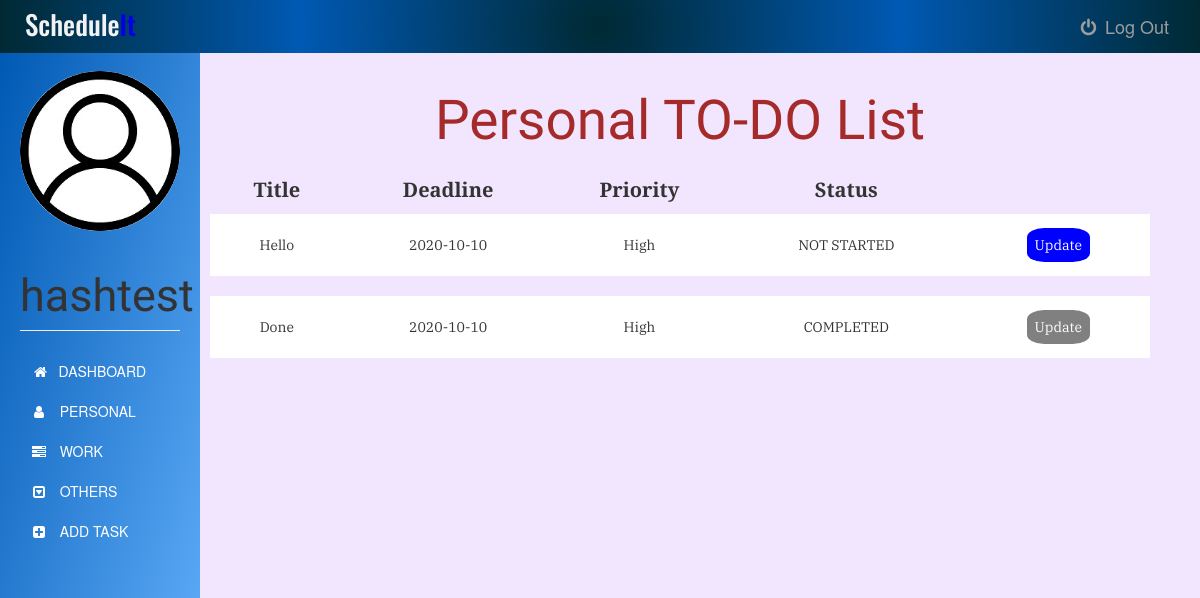
Page /personaltask (signed in) on the earlier database version.
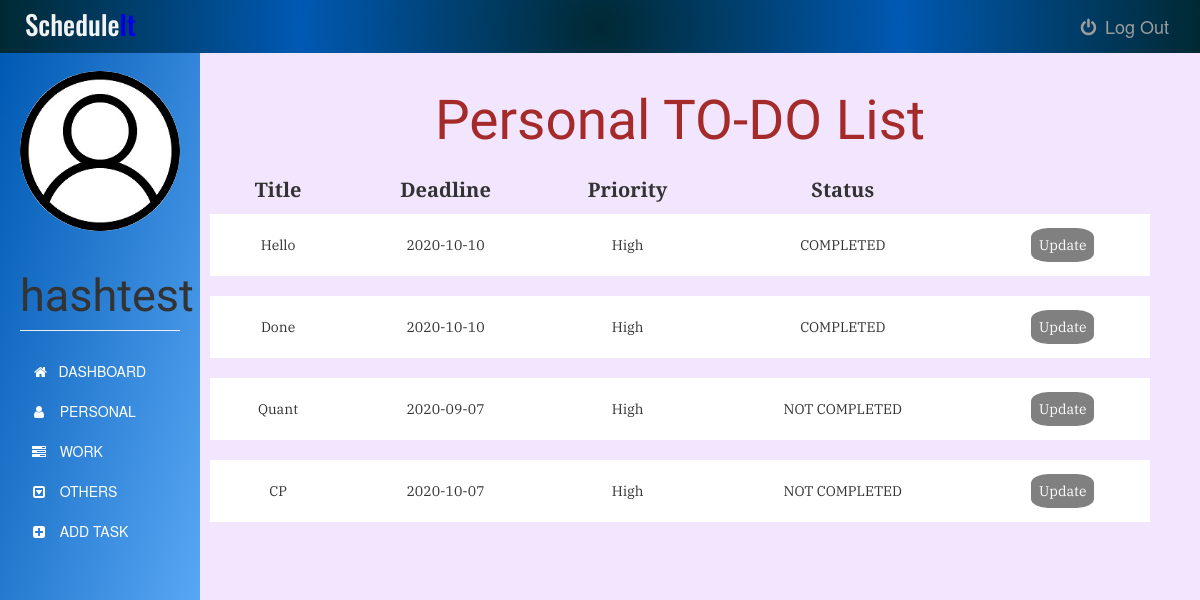
Same page on the later database version.
### app.py (models this page shows)
class User(UserMixin, db.Model):
    id = db.Column(db.Integer, primary_key=True)
    username = db.Column(db.String(15), unique=True, nullable=False)
    email = db.Column(db.String(50), unique=True, nullable=False)
    password = db.Column(db.String(80), unique=True, nullable=False)
    tasks = db.relationship('Task', backref='author', lazy=True)

class Task(db.Model):
    id = db.Column(db.Integer, primary_key=True)
    title = db.Column(db.Text, nullable=False)
    date = db.Column(db.Date, nullable=False)
    content = db.Column(db.Text, nullable=False)
    WorkType = db.Column(db.Text, nullable=False)
    priority = db.Column(db.Text)
    status = db.Column(db.Text, nullable=False, default='NEW')
    user_id = db.Column(db.Integer, db.ForeignKey('user.id'), nullable=False)

### app.py (the view)
@app.route('/personaltask', methods=['GET', 'POST'])
@login_required
def personaltask():
    tasks = Task.query.filter_by(user_id=current_user.id)
    return render_template('personal.html', tasks=tasks ,name=current_user.username, tdate=date.today())

### app.py (called while the page is built)
@login_manager.user_loader
def load_user(user_id):
    return User.query.get(int(user_id))

### templates/personal.html (shortened to what this page needs)
{% extends "bootstrap/base.html" %}
{% block styles %}
{{super()}}
<link rel="stylesheet" href="{{url_for('.static', filename='personal.css')}}">
<link rel="stylesheet" href="https://maxcdn.bootstrapcdn.com/font-awesome/4.7.0/css/font-awesome.min.css">
{% endblock %}
{% block content %}
    <nav class="navbar navbar-inverse navbar-fixed-top">
      <div class="container-fluid">
        <div class="navbar-header">
          <center><h3><span>Schedule</span>It</h3></center>
        </div>
        <div class="navbar-collapse">
          <ul class="nav navbar-nav">
            <li>
              <a href="{{ url_for('logout') }}">
              <i class="fa fa-power-off fa-fw" aria-hidden="true"></i>
              Log Out
              </a>
            </li>
          </ul>
          </div>
      </div>
    </nav>
    <div class="container-fluid">
      <div class="row">
        <nav class=" sidebar">
          <div class="image img-cir img-120">
            <center>
              <img src="{{url_for('static', filename='user-icon.jpg')}}" width="250" height="200" class="img-responsive"/>
            </center>
            <center>
              <h1 class="page-header">{{ name }}</h1>
            </center>
          </div>
          <div>
            <div class="nav nav-sidebar">
              <ul class="nav nav-sidebar">
                <li >
                  <a class="list-group-item" href="{{ url_for('dashboard') }}">
                    &nbsp;<i class="fa fa-home" aria-hidden="true"></i>&nbsp;&nbsp; DASHBOARD
                  </a>
                </li>
                <li>
                  <a class="list-group-item" href="#">
                    <i class="fa fa-user fa-fw" aria-hidden="true"></i>&nbsp;&nbsp; PERSONAL
                  </a>
                </li>
                <li>
                  <a class="list-group-item" href="{{ url_for('worktask') }}">
                    <i class="fa fa-tasks fa-fw" aria-hidden="true"></i>&nbsp;&nbsp; WORK
                  </a>
                </li>
                <li>
                  <a class="list-group-item" href="{{ url_for('othertask') }}">
                    <i class="fa fa-caret-square-o-down fa-fw" aria-hidden="true"></i>&nbsp;&nbsp; OTHERS
                  </a>
                </li>
                <li>
                  <a class="list-group-item" href="{{ url_for('addtask') }}">
                    <i class="fa fa-plus-square fa-fw" aria-hidden="true"></i>&nbsp;&nbsp; ADD TASK
                  </a>
                </li>
              </ul>
            </div>
          </div>
        </nav>
        <div class="col-sm-9 col-sm-offset-3 col-md-10 col-md-offset-2 main">
          	<center><h1>Personal TO-DO List</h1></center>
          	<table>
          		<thead>
	          		<tr>
	          			<th>Title</th>
	          			<th>Deadline</th>
	          			<th>Priority</th>
	          			<th>Status</th>
	          		</tr>
          		</thead>
          		<tbody>
	          		{% for task in tasks %}
	          			{% if task.WorkType == "Personal"  %}
	          				<tr>
			          			<td>{{task.title}}</td>
			          			<td>{{task.date}}</td>
			          			<td>{{task.priority}}</td>
			          			{% if tdate > task.date and (task.status !="CANCELLED" or task.status !="COMPLETED") %}
                        <td class="status">NOT COMPLETED</td>
                      {% else %}
                        <td class="status">{{task.status}}</td>
                      {% endif %}
                      {% if (task.status == "NEW" or task.status == "IN PROGRESS" or task.status == "NOT STARTED") and tdate <= task.date %}
			          			  <td><a href="{{ url_for('update_task', task_id=task.id) }}">Update</a></td>
                      {% else %}
                        <td><a class="arcup" href="{{ url_for('update_task', task_id=task.id) }}">Update</a></td>
                      {% endif %}
			          		</tr>
			          		<tr class="spacer">
			          		<tr>
			          	{% endif %}
			        {% endfor %}
		        </tbody>
          	</table>
        </div>
      </div>
    </div>
{% endblock %}

### static/personal.css (style rules this page uses)
body { padding-top: 50px; background-color: #f2e6ff; }
.navbar-fixed-top { border: 0; }
.navbar { background-image: radial-gradient(circle, #002933,#0059b3, #002933); }
.navbar-header h3 { font-family: 'Oswald', sans-serif; font-size: 27px; margin: 10px; color: #0000e6; }
.navbar-header span { font-size: 27px; color: #f2f2f2; }
.navbar-collapse ul { float: right; margin: 3px; list-style: none; }
.navbar-collapse ul li { float: left; position: relative; }
.navbar-collapse ul li a { display: block; margin: 0px; padding: 13px; font-size: 18px; text-decoration: none; }
.sidebar { width: 200px; position: fixed; top: 51px; bottom: 0; left: 0; z-index: 1000; display: block; padding: 20px; overflow-x: hidden; overflow-y: auto; background-image: linear-gradient(to bottom right, #0059b3, #66b3ff); }
.sidebar .page-header { font-size: 45px; font-family: 'Tenali Ramakrishna', sans-serif; }
.nav-sidebar { margin-right: -21px; margin-bottom: 20px; margin-left: -20px; }
.nav-sidebar > li > a { padding-right: 20px; padding-left: 50px; }
.nav-sidebar ul li a { background-color: transparent; color: white; border: none; }
.nav-sidebar a { display: none; }
.row img { border-radius: 50%; }
.main { margin-top: 1px; padding: 30px; right: 20px; }
.main h1 { margin-top: 4px; padding: 5px; font-size: 55px; color: brown; font-family: 'Tenali Ramakrishna', sans-serif; text-align: center; }
.main table { width: 100%; }
.main thead tr { font-size: 20px; font-family: 'PT Serif', serif; }
.main tbody tr { background-color: white; font-family: 'IBM Plex Serif', serif; }
.main tbody .spacer { height: 20px; }
.main thead th { padding: 10px; text-align: center; }
.main tbody td { padding: 21px; text-align: center; }
.main tbody td a { text-decoration: none; padding: 8px; background-color: blue; color: white; border-radius: 27%; }
.main .arcup { background-color: grey; }

Differences in the rows shown:
changed Task "Hello": status "NOT STARTED" → "COMPLETED"
added Task: title "Quant", date "2020-09-07", priority "High", status "NOT COMPLETED"
added Task: title "CP", date "2020-10-07", priority "High", status "NOT COMPLETED"
